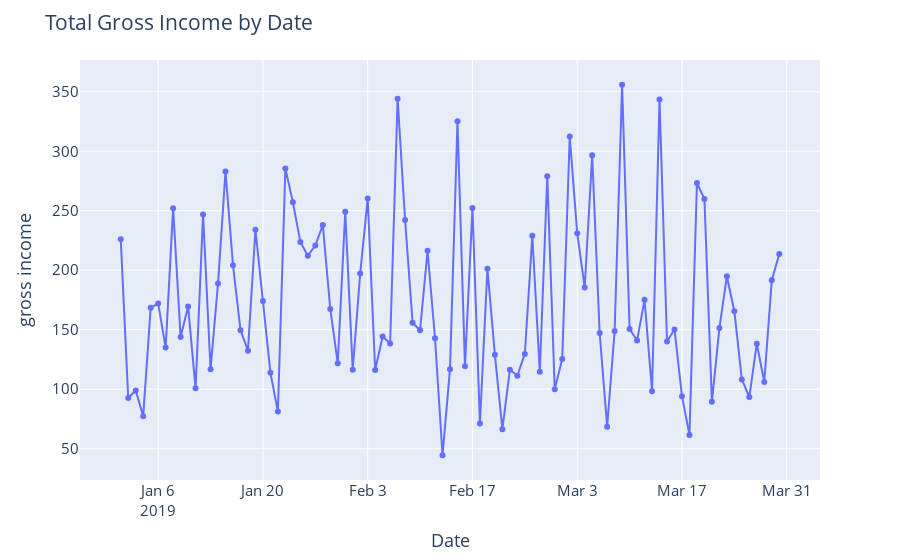

This figure's notebook cell:
### Code cell
# Dataviz - Linechart
# Total gross income for city

fig = px.line(graph0, x = 'Date', y= 'gross income', markers=True)

fig.update_layout(
    title="Total Gross Income by Date",
    font=dict(size=15)
)

fig.show()
